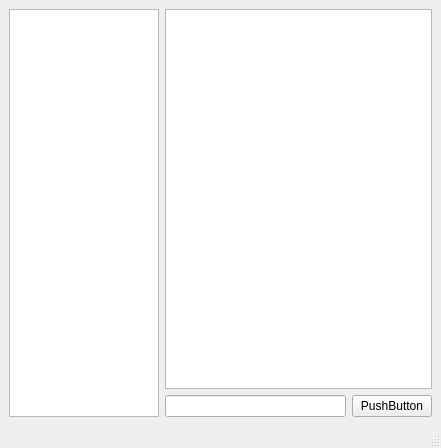
<?xml version="1.0" encoding="UTF-8"?>
<ui version="4.0">
 <class>ChatWindow</class>
 <widget class="QMainWindow" name="ChatWindow">
  <property name="geometry">
   <rect>
    <x>0</x>
    <y>0</y>
    <width>441</width>
    <height>448</height>
   </rect>
  </property>
  <property name="windowTitle">
   <string>MainWindow</string>
  </property>
  <widget class="QWidget" name="centralwidget">
   <layout class="QGridLayout" name="gridLayout">
    <item row="0" column="0" rowspan="2">
     <widget class="QTableView" name="tableView">
      <property name="maximumSize">
       <size>
        <width>150</width>
        <height>16777215</height>
       </size>
      </property>
     </widget>
    </item>
    <item row="0" column="1" colspan="2">
     <widget class="QListView" name="listView"/>
    </item>
    <item row="1" column="1">
     <widget class="QLineEdit" name="lineEdit"/>
    </item>
    <item row="1" column="2">
     <widget class="QPushButton" name="pushButton">
      <property name="text">
       <string>PushButton</string>
      </property>
     </widget>
    </item>
   </layout>
  </widget>
  <widget class="QMenuBar" name="menubar">
   <property name="geometry">
    <rect>
     <x>0</x>
     <y>0</y>
     <width>441</width>
     <height>22</height>
    </rect>
   </property>
  </widget>
  <widget class="QStatusBar" name="statusbar"/>
 </widget>
 <resources/>
 <connections/>
</ui>
